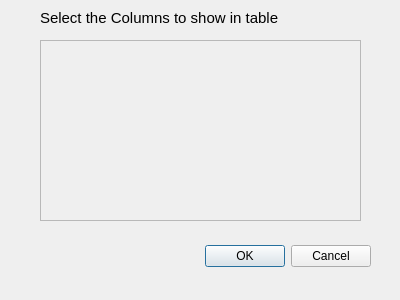
<?xml version="1.0" encoding="UTF-8"?>
<ui version="4.0">
 <class>ContentLayoutDialog</class>
 <widget class="QDialog" name="ContentLayoutDialog">
  <property name="geometry">
   <rect>
    <x>0</x>
    <y>0</y>
    <width>400</width>
    <height>300</height>
   </rect>
  </property>
  <property name="windowTitle">
   <string>Column Layout</string>
  </property>
  <property name="modal">
   <bool>true</bool>
  </property>
  <widget class="QDialogButtonBox" name="btn_save_header_view">
   <property name="geometry">
    <rect>
     <x>30</x>
     <y>240</y>
     <width>341</width>
     <height>32</height>
    </rect>
   </property>
   <property name="orientation">
    <enum>Qt::Horizontal</enum>
   </property>
   <property name="standardButtons">
    <set>QDialogButtonBox::Cancel|QDialogButtonBox::Ok</set>
   </property>
  </widget>
  <widget class="QWidget" name="verticalLayoutWidget">
   <property name="geometry">
    <rect>
     <x>40</x>
     <y>40</y>
     <width>321</width>
     <height>181</height>
    </rect>
   </property>
   <layout class="QVBoxLayout" name="verticalLayout">
    <item>
     <widget class="QScrollArea" name="scrollArea">
      <property name="sizeAdjustPolicy">
       <enum>QAbstractScrollArea::AdjustToContents</enum>
      </property>
      <property name="widgetResizable">
       <bool>true</bool>
      </property>
      <widget class="QWidget" name="column_layout_list_scroll_area">
       <property name="geometry">
        <rect>
         <x>0</x>
         <y>0</y>
         <width>317</width>
         <height>177</height>
        </rect>
       </property>
      </widget>
     </widget>
    </item>
   </layout>
  </widget>
  <widget class="QLabel" name="label">
   <property name="geometry">
    <rect>
     <x>40</x>
     <y>10</y>
     <width>251</width>
     <height>16</height>
    </rect>
   </property>
   <property name="font">
    <font>
     <pointsize>11</pointsize>
    </font>
   </property>
   <property name="text">
    <string>Select the Columns to show in table</string>
   </property>
  </widget>
 </widget>
 <resources/>
 <connections>
  <connection>
   <sender>btn_save_header_view</sender>
   <signal>accepted()</signal>
   <receiver>ContentLayoutDialog</receiver>
   <slot>accept()</slot>
   <hints>
    <hint type="sourcelabel">
     <x>248</x>
     <y>254</y>
    </hint>
    <hint type="destinationlabel">
     <x>157</x>
     <y>274</y>
    </hint>
   </hints>
  </connection>
  <connection>
   <sender>btn_save_header_view</sender>
   <signal>rejected()</signal>
   <receiver>ContentLayoutDialog</receiver>
   <slot>reject()</slot>
   <hints>
    <hint type="sourcelabel">
     <x>316</x>
     <y>260</y>
    </hint>
    <hint type="destinationlabel">
     <x>286</x>
     <y>274</y>
    </hint>
   </hints>
  </connection>
 </connections>
</ui>
